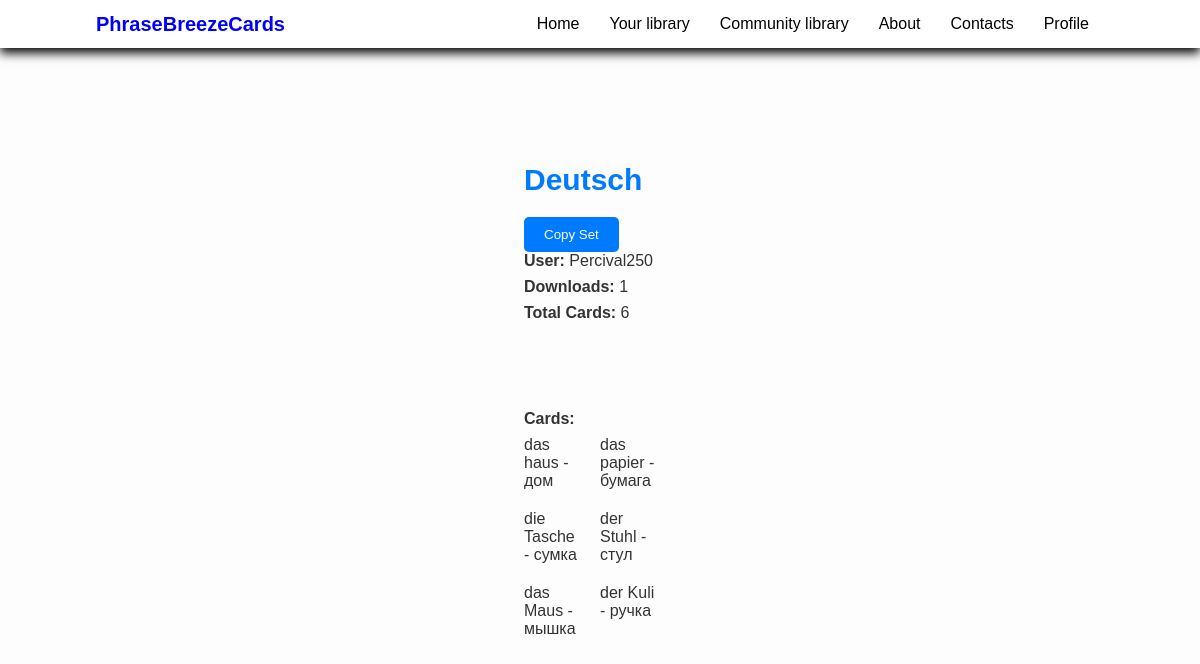
The page /community-library/user=Percival250&set=deutsch/ on the database its author committed.
### community_library/models.py (models this page shows, shortened)
class Set(models.Model):
    name = models.CharField(max_length=100)
    description = models.TextField(max_length=100, blank=True)
    slug = models.TextField()
    user = models.ForeignKey(User, on_delete=models.CASCADE, related_name='library_sets')
    is_published = models.BooleanField(default=False, blank=True)
    cards_count = models.PositiveIntegerField()
    downloads = models.PositiveIntegerField(default=0)
    category = models.ForeignKey(SetCategory, related_name='library_category', on_delete=models.CASCADE,
                                 default=1)

class Card(models.Model):
    front_side = models.CharField(max_length=250)
    back_side = models.CharField(max_length=250)
    set = models.ForeignKey(Set, on_delete=models.CASCADE, related_name='library_cards')

### community_library/views.py (the view)
# urls.py: path('user=<slug:username>&set=<slug:set_slug>/', views.set_view, name='library_set'),
def set_view(request, username, set_slug):
    if request.method == 'GET':
        user = get_object_or_404(User, username=username)
        set = get_object_or_404(models.Set, slug=set_slug, user=user)
        cards = set.library_cards.all()
        cards_count = set.library_cards.count()
        template_name = 'community_library/set.html'
        context = {
            'set': set,
            'cards': cards,
            'username': username,
            'cards_count': cards_count
        }
        return render(request, template_name, context)

### templates/community_library/set.html (shortened to what this page needs)
{% extends 'base_generic.html' %}
{% block header %}
    {% include 'header.html' %}
{% endblock %}
{% block content %}
    <div class="main-container">
        <div class="info-container">
            <h2>{{ set.name }}</h2>
            <button><a href="{% url 'copy_set' username set.slug %}">Copy Set</a></button>
            <p><strong>User:</strong> {{ username }}</p>
            <p><strong>Downloads:</strong> {{ set.downloads }}</p>
            <p><strong>Total Cards:</strong> {{ cards_count }}</p>
        </div>
        <div class="cards-container">
            <p class="cards"><strong>Cards:</strong></p>
            <div class="cards-list">
                {% for card in cards %}
                    <p>{{ card.front_side }} - {{ card.back_side }}</p>
                {% endfor %}
            </div>
        </div>
    </div>
{% endblock %}

### templates/base_generic.html (style rules this page uses)
* { margin: 0; padding: 0; box-sizing: border-box; font-family: sans-serif; list-style: none; text-decoration: none; }
body { margin-top: 100px; height: 100vh; background-color: #fff; }

### templates/community_library/set.html (style rules this page uses)
body { background: #FDFDFD; display: flex; flex-direction: column; align-items: center; justify-content: center; min-height: 100vh; margin: 0; color: #333; font-family: Arial, sans-serif; }
.main-container { max-width: 1200px; margin: 400px; display: flex; flex-wrap: wrap; justify-content: space-around; gap: 20px; }
.info-container { flex-basis: 48%; padding: 20px; box-sizing: border-box; text-align: left; }
.cards-container { flex-basis: 48%; padding: 20px; box-sizing: border-box; text-align: left; align-self: flex-start; }
h2 { font-size: 30px; margin-bottom: 20px; color: #007AFF; }
button { padding: 10px 20px; background-color: #007AFF; color: #FFF; border: none; border-radius: 5px; cursor: pointer; margin-top: 10px; transition: background 0.3s; display: block; }
button a { text-decoration: none; color: #FFF; }
p { font-size: 16px; margin-bottom: 8px; }
p.cards { margin-top: 20px; font-weight: bold; }
.cards-list { display: flex; flex-wrap: wrap; gap: 20px; }
.cards-list p { flex-basis: calc(50% - 20px); margin: 0; }

### rows shown on the page
Set: name "Deutsch", downloads "1"
Card: front_side "das haus", back_side "дом"
Card: front_side "das papier", back_side "бумага"
Card: front_side "die Tasche", back_side "сумка"
Card: front_side "der Stuhl", back_side "стул"
Card: front_side "das Maus", back_side "мышка"
Card: front_side "der Kuli", back_side "ручка"

### other values the page prints
{{ username }} "Percival250"
{{ cards_count }} "6"
